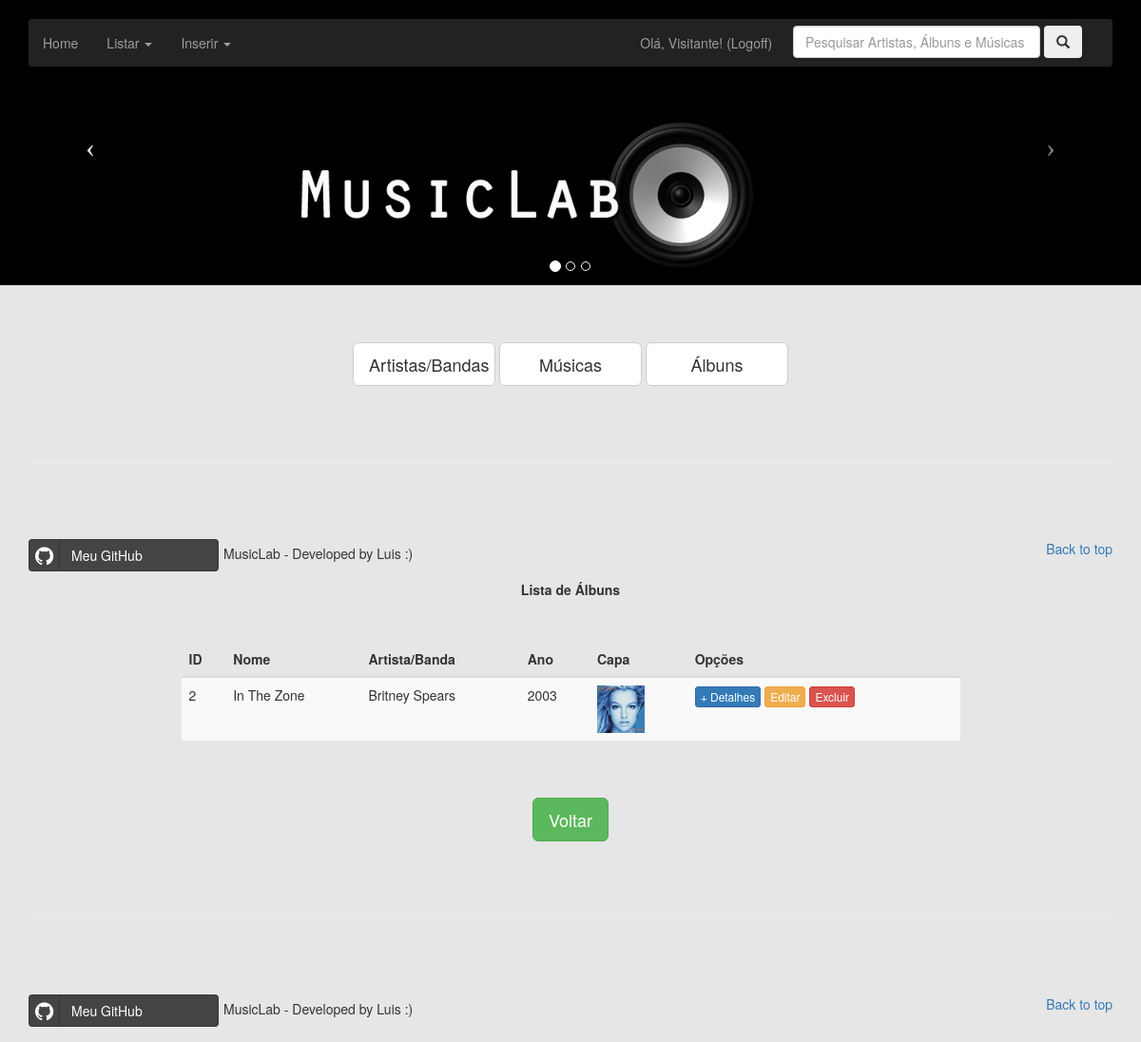
/ListaAlbunsLogado.php, run on the app's committed database.
### tables this page shows
CREATE TABLE IF NOT EXISTS `album` (
  `nome` varchar(100) NOT NULL,
  `ano` int(11) NOT NULL,
  `ID` int(11) NOT NULL AUTO_INCREMENT,
  `artista` int(11) DEFAULT NULL,
  `imagem` varchar(200) DEFAULT NULL,
  PRIMARY KEY (`ID`),
  KEY `fk_artista` (`artista`)
);

CREATE TABLE IF NOT EXISTS `artista` (
  `ID` int(11) NOT NULL AUTO_INCREMENT,
  `nome` varchar(100) NOT NULL,
  `genero` varchar(100) NOT NULL,
  `descricao` varchar(100) NOT NULL,
  `imagem` varchar(200) DEFAULT NULL,
  PRIMARY KEY (`ID`)
);

### ListaAlbunsLogado.php (the view, shortened to what this page needs)
<?php
include("controller/header.php");
$idExcluir="1";
if(isset($logado)){
    $mostrar= "Logado como $exibicao ";
}
else{
$mostrar= "Logado como $exibicao ";
include("Home.php");
}
?>
<!DOCTYPE html>
<html>
    <head>
        <link rel="stylesheet" type="text/css" href="css/style.css">
        <link href="css/bootstrap.css" rel="stylesheet">
        <link rel="stylesheet" type="text/css" href="css/font-awesome.css">
        <link href="css/bootstrap-social.css" rel="stylesheet" >
    </head>
    <body id="fundo">
        <div class="navbar-wrapper">
        <div class="container">
          <div class="navbar navbar-inverse navbar-static-top">
              <div class="navbar-collapse collapse" style="width: 1100px; height: 333px;">
                <ul class="nav navbar-nav">
                    <li><a href="index.php">Home</a></li>
                    <li class="dropdown">
                    <a class="dropdown-toggle" data-toggle="dropdown" href="#">Listar
                    <span class="caret"></span></a>
                    </li>
                    <li class="dropdown">
                    <a class="dropdown-toggle" data-toggle="dropdown" href="#">Inserir
                    <span class="caret"></span></a>
                    </li>
                </ul>
                <ul class="nav navbar-nav navbar-right">
                    <li><a href="index.php?acao=logout"><?php echo "$mostrar" ?>(Logoff)</a></li>
                    <li style="padding: 7px;"><form class="form-inline pull-xs-right" method="post" action="PesquisaEspecial.php">
                    <input class="form-control" type="text" name="pesquisa" style="width:260px; margin: auto;" placeholder="Pesquisar Artistas, Álbuns e Músicas">
                    <button class="btn btn-outline-success" type="submit"><span class="glyphicon glyphicon-search"></span></button>
                  </form></li>
                </ul>
              </div>
          </div>
        </div>
        </div>
        <div class="container marketing" id="fundo" style=" height: 150px;">
        <div class="row">
            <div id="centralizar" style="width:70%; margin:auto; height: 70%;">
                <br><br><br><br><br>
                <label for="login" class="titulo">Lista de Álbuns </label>
                <br><br><br>
                <?php
                    $result=mysql_query("SELECT a.id,a.nome,ar.nome as artista,a.ano,a.imagem FROM album a, artista ar WHERE ar.id=a.artista") or die("Impossível executar a query");
                    $contaralbuns=mysql_num_rows($result);
                    if ($contaralbuns == 0){
                        echo '<h3 for="login">Sem álbuns para exibir. </h3>';
                    }
                    else {
                    echo "<div class='table-responsive'>";
                    echo "<table class='table table-striped'>";
                    echo "<thead>";
                    echo "<tr>";
                    echo   "<th class='frm'>ID</th>";
                    echo   "<th class='frm'>Nome</th>";
                    echo   "<th class='frm'>Artista/Banda</th>";
                    echo   "<th class='frm'>Ano</th>";
                    echo   "<th class='frm'>Capa</th>";
                    echo   "<th class='frm'>Opções</th>";
                    echo "</tr>";
                    echo "</thead>";
                    echo "<tbody>";
                    while ($arquivos = mysql_fetch_array($result)) {
                        echo "<tr data-target='#myModal' id='delete-row' data-toggle='modal' data-id=".$arquivos['id']." onClick=" .$idExcluir. "=".$arquivos['id']." >";
                        echo "<td align='left'>".$arquivos['id']."</td>";
                        echo "<td align='left'>".$arquivos['nome']."</td>";
                        echo "<td align='left'>".$arquivos['artista']."</td>";
                        echo "<td align='left'>".$arquivos['ano']."</td>";
                        echo "<td align='left'><img src='img/".$arquivos['imagem']."' height='50' width='50' ></td>";
                        echo "<td align='left'> <a class='btn btn-primary btn-xs' href='VerAlbumLogado.php?acao=".$arquivos['id']."'>+ Detalhes</a>"
                            ." <a class='btn btn-warning btn-xs' href='EditarAlbum.php?acao=".$arquivos['id']."'>Editar</a> "
                            . "<a  class='btn btn-danger btn-xs' href='RemoverAlbum.php?acao=".$arquivos['id']."'  >Excluir</a> </td>";
                        echo "</tr>";
                    }
                    echo "</tbody>";
                    echo "</table>";
                    echo "</div>";
                    }
                ?>
                <br>
                <br>
                <a class="btn btn-success btn-lg btn-default" href="index.php">Voltar</a>
            </div>
        </div>
        <hr class="featurette-divider">
        <footer>
          <p class="pull-right"><a href="#">Back to top</a></p>
          <div style="width:500px; height:50px;">
            <div style="width:200px; float:left; padding:0px;">
                <a class="btn btn-md btn-block btn-social btn-github" href="https://github.com/Rickhvb" target="_blank" style="width: 200px;">
              <span class="fa fa-github"></span> Meu GitHub</a>
            </div>
            <div>
                <div style="width:220px; float:left; padding: 5px;">
                <p>MusicLab - Developed by Luis :)</p>  </div>
          </div>
          </div>
        </footer>
        </div>
    </body>
</html>

### css/style.css (style rules this page uses)
body { padding-bottom: 40px; color: #5a5a5a; }
#centralizar { text-align: center }
#fundo { background-color: #E6E6E6 }
.navbar-wrapper { position: absolute; top: 0; left: 0; right: 0; z-index: 10; }
.marketing { padding-left: 15px; padding-right: 15px; }
.featurette-divider { margin: 80px 0; }
@media (min-width: 768px) { .marketing { padding-left: 0; padding-right: 0; } }
@media (min-width: 768px) { .navbar-wrapper { margin-top: 20px; margin-bottom: -90px; } }
@media (min-width: 768px) { .navbar-wrapper .navbar { border-radius: 4px; } }

### data on the page
album: ID "2", nome "In The Zone", artista.nome "Britney Spears", ano "2003", imagem (picture)

### other printed values
$mostrar "Olá, Visitante!"
